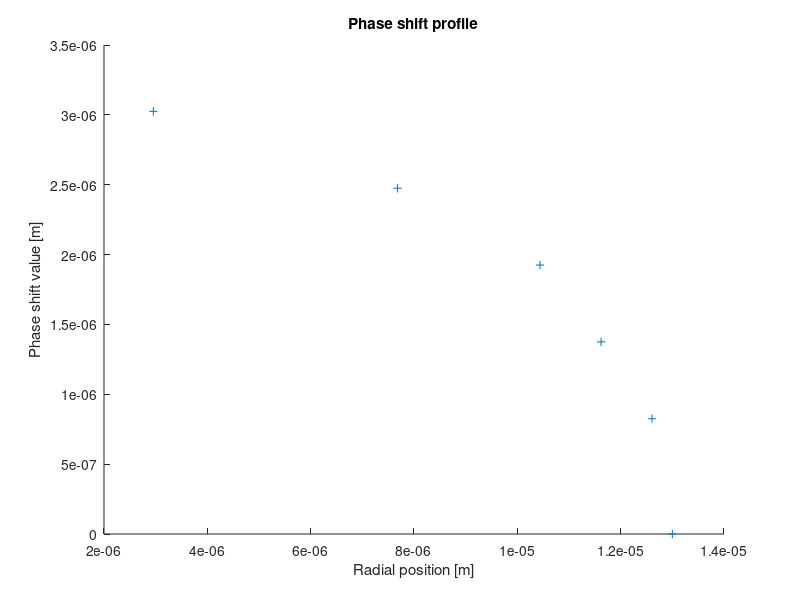

The MATLAB script that drew this image: (Note: this script raises an error after producing the figure.)
% Testscript running the old phase shift to refractive index algorithm. 


% Step one is to create the data needed for the script to run. This can
% either be done by importing an image and selecting lines as in the
% proposed app or simply a preset dataset.

% Manual imported data for the example in "Nilsson et.al 1983"

close all

%% Creating the phase shift profile

half_shift_pixels = [15 39 53 59 64 66];   % Half shift in pixels
wavelength = 550*10^(-9);               % Unsertain value since it does not say in the paper.
radius = 13*10^(-6);                    % Radius for the crystaline cone
n0 = 1.34;                              % Refractive index of surounding medium
n_half = length(half_shift_pixels);     % Number of measured halfshifts

phase_shift_pos = half_shift_pixels .* (radius/66);             % Phase shift positions in distance [m].
phase_shift_val = [(((n_half:-1:2) .* wavelength) - wavelength/2) 0]; % Phase shift values
% phase_shift_pos = phase_shift_pos.*10^6;
% phase_shift_val = phase_shift_val.*10^6;

figure(1)
hold on
plot(phase_shift_pos,phase_shift_val,'+')
xlabel('Radial position [m]')
ylabel('Phase shift value [m]')
title('Phase shift profile')

% Fitting the parabolic funtcion
% phase_shift_pos = [-fliplr(phase_shift_pos) phase_shift_pos];
% phase_shift_val = [fliplr(phase_shift_val) phase_shift_val];
f_profile = fit(phase_shift_pos',phase_shift_val','linearinterp');
% plot(f,phase_shift_pos(n_half+1:end),phase_shift_val(n_half+1:end))
plot(f_profile,phase_shift_pos,phase_shift_val)

%% Creating the ray list and refractive index matrix

% Divide the slice into shells.
n_shells = n_half-1;
shell_pos = zeros(n_shells,2);
shell_index = zeros(n_shells,2);


rays = Rays(n_shells,phase_shift_pos./10^6);

% ray_step = radius/10^3;
% 
% figure(2)
% title('Ray Trace')
% xlabel('[m]')
% hold on; axis equal
% viscircles([0,0],radius,'color','k','linewidth',0.5)
% for shell_ind = 1:n_shells
%     viscircles([0,0],rays_start(shell_ind,1),'color','k','linewidth',0.5)
% end
% plot([-radius; radius].*1.2, [0;0],'color','k')
% plot([0,0],[-radius; radius].*1.2,'color','k')
% 
% 
% function rays = set_up_rays(n_shells,start_positions)
% path = cell(n_shells,1);
% dir = zeros(n_shells,2);
% dir(:,1) = 0;
% dir(:,2) = -1;
% terminated = zeros(n_shells,1);
% pos = [start_positions', ones(n_shells,1).*max(start_positions)*1.3];
% rays.path = path;
% rays.dir = dir;
% rays.pos = pos;
% rays.terminated = terminated;
% rays.n_rays = n_shells;
% end

% function plot_rays(rays_pos,rays_dir)
% 
% end
